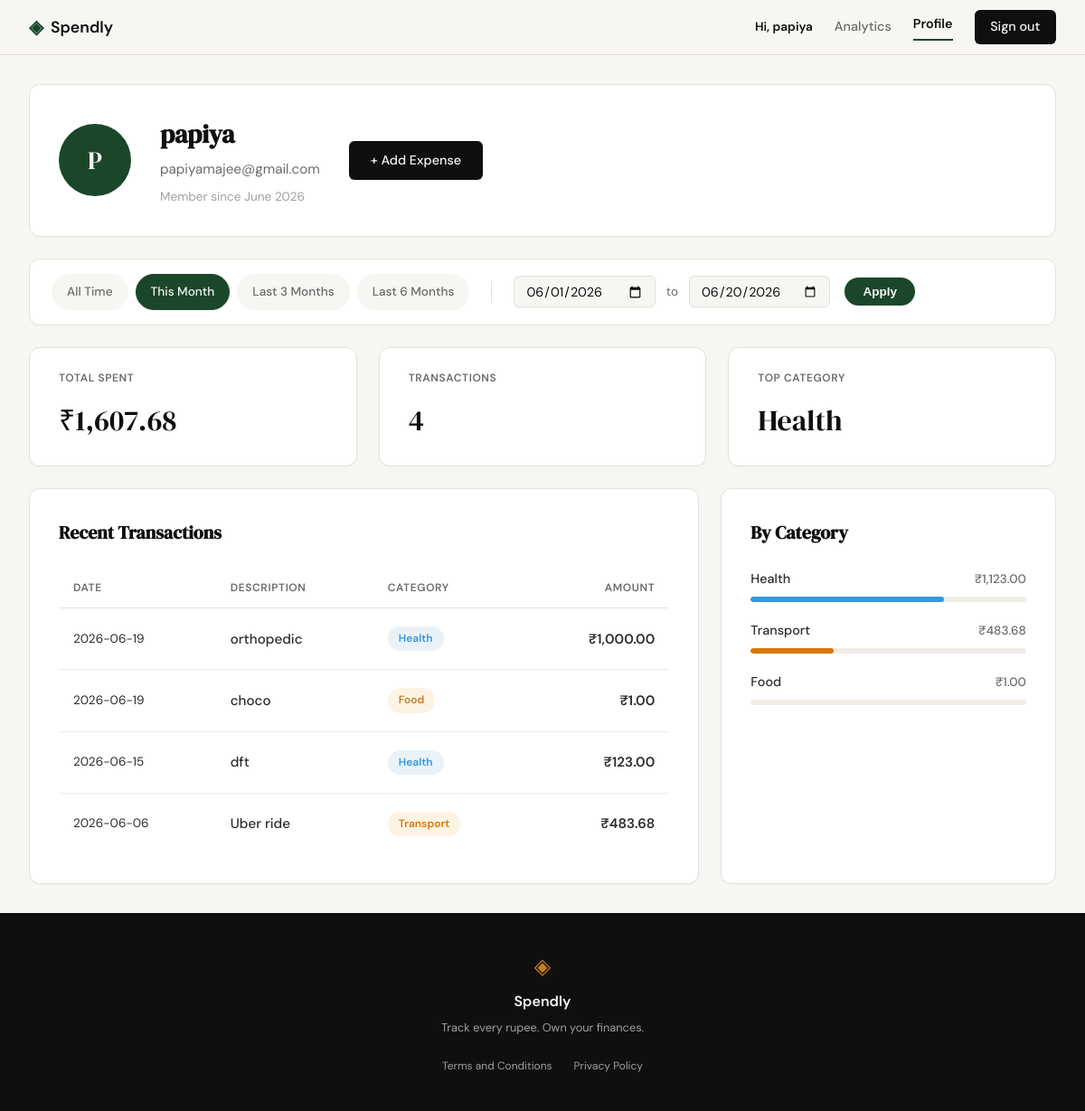
The app's page /profile?date_from=2026-06-01&date_to=2026-06-20 (signed in) with its own data.
### tables this page shows
CREATE TABLE users (
            id INTEGER PRIMARY KEY AUTOINCREMENT,
            name TEXT NOT NULL,
            email TEXT UNIQUE NOT NULL,
            password_hash TEXT NOT NULL,
            created_at TEXT DEFAULT CURRENT_TIMESTAMP
        );

CREATE TABLE expenses (
            id INTEGER PRIMARY KEY AUTOINCREMENT,
            user_id INTEGER NOT NULL,
            amount REAL NOT NULL,
            category TEXT NOT NULL,
            date TEXT NOT NULL,
            description TEXT,
            created_at TEXT DEFAULT CURRENT_TIMESTAMP,
            FOREIGN KEY (user_id) REFERENCES users(id)
        );

### app.py (the view)
@app.route("/profile")
def profile():
    if not session.get("user_id"):
        flash("Please log in to view your profile.", "error")
        return redirect(url_for("login"))
    user_id = session["user_id"]
    user_record = get_user_by_id(user_id)
    date_from_raw = request.args.get("date_from")
    date_to_raw = request.args.get("date_to")
    date_from = None
    date_to = None
    if date_from_raw and date_to_raw:
        try:
            start_date = datetime.strptime(date_from_raw, "%Y-%m-%d").date()
            end_date = datetime.strptime(date_to_raw, "%Y-%m-%d").date()
            if start_date > end_date:
                flash("Start date must be before end date.", "error")
            else:
                date_from = date_from_raw
                date_to = date_to_raw
        except ValueError:
            pass
    today = date.today()
    presets = {
        "this_month": {
            "from": today.replace(day=1).isoformat(),
            "to": today.isoformat()
        },
        "last_3_months": {
            "from": (today - timedelta(days=90)).isoformat(),
            "to": today.isoformat()
        },
        "last_6_months": {
            "from": (today - timedelta(days=180)).isoformat(),
            "to": today.isoformat()
        }
    }
    user_data = {
        "name": user_record["name"],
        "email": user_record["email"],
        "initials": "U"
    }
    try:
        dt_member = datetime.strptime(user_record["created_at"], "%Y-%m-%d %H:%M:%S")
        user_data["member_since"] = dt_member.strftime("%B %Y")
    except (ValueError, TypeError):
        user_data["member_since"] = "Unknown"
    names = user_data["name"].split()
    if len(names) >= 2:
        user_data["initials"] = (names[0][0] + names[-1][0]).upper()
    elif names:
        user_data["initials"] = names[0][0].upper()
    raw_stats = get_user_stats(user_id, date_from, date_to)
    stats = {
        "total_spent": f"₹{raw_stats['total_spent']:,.2f}",
        "count": raw_stats['count'],
        "top_category": raw_stats['top_category'] or "None"
    }
    raw_expenses = get_user_expenses(user_id, date_from, date_to)
    transactions = []
    for exp in raw_expenses:
        transactions.append({
            "date": exp["date"],
            "desc": exp["description"],
            "category": exp["category"],
            "amount": f"₹{exp['amount']:,.2f}"
        })
    categories = get_category_breakdown(user_id, date_from, date_to)
    for cat in categories:
        cat["amount"] = f"₹{cat['amount']:,.2f}"
    return render_template("profile.html",
                           user=user_data,
                           stats=stats,
                           transactions=transactions,
                           categories=categories,
                           date_from=date_from,
                           date_to=date_to,
                           presets=presets)

### database/db.py (called while the page is built)
def get_db():
    conn = sqlite3.connect(DB_NAME)
    conn.row_factory = sqlite3.Row
    conn.execute("PRAGMA foreign_keys = ON;")
    return conn

def get_user_by_id(user_id):
    conn = get_db()
    cursor = conn.cursor()
    try:
        cursor.execute('SELECT * FROM users WHERE id = ?', (user_id,))
        return cursor.fetchone()
    finally:
        conn.close()

def get_user_expenses(user_id, date_from=None, date_to=None):
    conn = get_db()
    cursor = conn.cursor()
    try:
        query = 'SELECT * FROM expenses WHERE user_id = ?'
        params = [user_id]
        if date_from and date_to:
            query += ' AND date BETWEEN ? AND ?'
            params.extend([date_from, date_to])
        query += ' ORDER BY date DESC'
        cursor.execute(query, params)
        return cursor.fetchall()
    finally:
        conn.close()

def get_user_stats(user_id, date_from=None, date_to=None):
    conn = get_db()
    cursor = conn.cursor()
    try:
        date_filter = ""
        params_sub = [user_id]
        params_main = [user_id]
        if date_from and date_to:
            date_filter = " AND date BETWEEN ? AND ?"
            params_sub.extend([date_from, date_to])
            params_main.extend([date_from, date_to])
        query = f'''
            SELECT
                COALESCE(SUM(amount), 0) as total_spent,
                COUNT(id) as count,
                (SELECT category FROM expenses WHERE user_id = ? {date_filter} GROUP BY category ORDER BY SUM(amount) DESC LIMIT 1) as top_category
            FROM expenses
            WHERE user_id = ? {date_filter}
        '''
        cursor.execute(query, params_sub + params_main)
        return cursor.fetchone()
    finally:
        conn.close()

### templates/profile.html (shortened to what this page needs)
{% extends "base.html" %}
{% block head %}
    <link rel="stylesheet" href="{{ url_for('static', filename='css/profile.css') }}">
{% endblock %}
{% block content %}
<div class="profile-container">
    <div class="profile-header-card">
        <div class="profile-avatar">
            {{ user.initials }}
        </div>
        <div class="profile-details">
            <h1 class="profile-name">{{ user.name }}</h1>
            <p class="profile-email">{{ user.email }}</p>
            <p class="profile-meta">Member since {{ user.member_since }}</p>
        </div>
        <a href="{{ url_for('add_expense') }}" class="btn-primary">+ Add Expense</a>
    </div>
    <div class="filter-bar">
        <div class="filter-presets">
            <a href="{{ url_for('profile') }}"
               class="preset-btn {% if not date_from %}active{% endif %}">
                All Time
            </a>
            <a href="{{ url_for('profile', date_from=presets.this_month.from, date_to=presets.this_month.to) }}"
               class="preset-btn {% if date_from == presets.this_month.from and date_to == presets.this_month.to %}active{% endif %}">
                This Month
            </a>
            <a href="{{ url_for('profile', date_from=presets.last_3_months.from, date_to=presets.last_3_months.to) }}"
               class="preset-btn {% if date_from == presets.last_3_months.from and date_to == presets.last_3_months.to %}active{% endif %}">
                Last 3 Months
            </a>
            <a href="{{ url_for('profile', date_from=presets.last_6_months.from, date_to=presets.last_6_months.to) }}"
               class="preset-btn {% if date_from == presets.last_6_months.from and date_to == presets.last_6_months.to %}active{% endif %}">
                Last 6 Months
            </a>
        </div>
        <form action="{{ url_for('profile') }}" method="GET" class="filter-custom">
            <div class="input-group-row">
                <input type="date" id="date_from" name="date_from" value="{{ date_from or '' }}" required>
                <span class="to-text">to</span>
                <input type="date" id="date_to" name="date_to" value="{{ date_to or '' }}" required>
            </div>
            <button type="submit" class="apply-btn">Apply</button>
        </form>
    </div>
    <div class="stats-row">
        <div class="stat-card">
            <div class="stat-label">TOTAL SPENT</div>
            <div class="stat-value">{{ stats.total_spent }}</div>
        </div>
        <div class="stat-card">
            <div class="stat-label">TRANSACTIONS</div>
            <div class="stat-value">{{ stats.count }}</div>
        </div>
        <div class="stat-card">
            <div class="stat-label">TOP CATEGORY</div>
            <div class="stat-value">{{ stats.top_category }}</div>
        </div>
    </div>
    <div class="profile-bottom-grid">
        <div class="history-card">
            <h2 class="section-title">Recent Transactions</h2>
            <div class="history-table-container">
                <table class="history-table">
                    <thead>
                        <tr>
                            <th>DATE</th>
                            <th>DESCRIPTION</th>
                            <th>CATEGORY</th>
                            <th class="td-amount">AMOUNT</th>
                        </tr>
                    </thead>
                    <tbody>
                        {% for tx in transactions %}
                        <tr>
                            <td class="td-date">{{ tx.date }}</td>
                            <td class="td-desc">{{ tx.desc }}</td>
                            <td>
                                <span class="badge badge-{{ tx.category|lower }}">{{ tx.category }}</span>
                            </td>
                            <td class="td-amount">{{ tx.amount }}</td>
                        </tr>
                        {% endfor %}
                    </tbody>
                </table>
            </div>
        </div>
        <div class="category-card">
            <h2 class="section-title">By Category</h2>
            <div class="category-list">
                {% for cat in categories %}
                <div class="category-item">
                    <div class="category-info">
                        <span class="category-name">{{ cat.name }}</span>
                        <span class="category-value">{{ cat.amount }}</span>
                    </div>
                    <div class="progress-bar">
                        <div class="progress-fill fill-{{ cat.class }}" style="width: {{ cat.percent }}%"></div>
                    </div>
                </div>
                {% endfor %}
            </div>
        </div>
    </div>
</div>
{% endblock %}

### templates/base.html (shortened to what this page needs)
<!DOCTYPE html>
<html lang="en">
<head>
    <link rel="stylesheet" href="{{ url_for('static', filename='css/style.css') }}">
    {% block head %}{% endblock %}
</head>
<body>
    <nav class="navbar">
        <div class="nav-inner">
            <a href="{{ url_for('landing') }}" class="nav-brand">
                <span class="brand-icon">◈</span>
                <span class="brand-name">Spendly</span>
            </a>
            <div class="nav-links">
                {% if session.get('user_id') %}
                    <span class="nav-user">Hi, {{ session.get('user_name') }}</span>
                    <a href="{{ url_for('analytics') }}" class="{% if request.endpoint == 'analytics' %}active{% endif %}">Analytics</a>
                    <a href="{{ url_for('profile') }}" class="{% if request.endpoint == 'profile' %}active{% endif %}">Profile</a>
                    <a href="{{ url_for('logout') }}" class="nav-cta">Sign out</a>
                {% else %}
                    <a href="{{ url_for('login') }}">Sign in</a>
                    <a href="{{ url_for('register') }}" class="nav-cta">Get started</a>
                {% endif %}
            </div>
        </div>
    </nav>
    <main class="main-content">
        {% block content %}{% endblock %}
    </main>
    <footer class="footer">
        <div class="footer-inner">
            <span class="brand-icon">◈</span>
            <span class="footer-name">Spendly</span>
            <p class="footer-copy">Track every rupee. Own your finances.</p>
            <div class="footer-links">
                <a href="{{ url_for('terms') }}" class="footer-link">Terms and Conditions</a>
                <a href="{{ url_for('privacy') }}" class="footer-link">Privacy Policy</a>
            </div>
        </div>
    </footer>
</body>
</html>

### static/css/style.css (style rules this page uses)
:root { --ink: #0f0f0f; --ink-soft: #2d2d2d; --ink-muted: #6b6b6b; --ink-faint: #a0a0a0; --paper: #f7f6f3; --paper-warm: #f0ede6; --paper-card: #ffffff; --accent: #1a472a; --accent-light: #e8f0eb; --accent-2: #c17f24; --accent-2-light: #fdf3e3; --danger: #c0392b; --danger-light: #fdecea; --border: #e4e1da; --border-soft: #eeebe4; --font-display: 'DM Serif Display', Georgia, serif; --font-body: 'DM Sans', system-ui, sans-serif; --max-width: 1200px; --auth-width: 440px; --radius-sm: 6px; --radius-md: 12px; --radius-lg: 20px; }
*, *::before, *::after { box-sizing: border-box; margin: 0; padding: 0; }
html { font-size: 16px; scroll-behavior: smooth; }
body { background: var(--paper); color: var(--ink); font-family: var(--font-body); font-size: 1rem; line-height: 1.6; -webkit-font-smoothing: antialiased; }
a { color: inherit; text-decoration: none; }
.navbar { position: sticky; top: 0; z-index: 100; background: var(--paper); border-bottom: 1px solid var(--border); padding: 0 2rem; }
.nav-inner { max-width: var(--max-width); margin: 0 auto; height: 60px; display: flex; align-items: center; justify-content: space-between; }
.nav-brand { display: flex; align-items: center; gap: 0.5rem; font-family: var(--font-body); font-weight: 600; font-size: 1.1rem; color: var(--ink); }
.brand-icon { color: var(--accent); font-size: 1.3rem; }
.brand-name { color: var(--ink); }
.nav-links { display: flex; align-items: center; gap: 1.5rem; font-size: 0.9rem; font-weight: 500; }
.nav-links a { color: var(--ink-muted); transition: color 0.2s; }
.nav-links a.active { color: var(--ink); font-weight: 600; border-bottom: 2px solid var(--accent); padding-bottom: 0.25rem; }
.nav-user { color: var(--ink); font-weight: 600; font-size: 0.85rem; }
.nav-cta { background: var(--ink) !important; color: var(--paper) !important; padding: 0.45rem 1.1rem; border-radius: var(--radius-sm); transition: background 0.2s !important; }
.main-content { min-height: calc(100vh - 60px - 100px); }
.btn-primary { display: inline-block; background: var(--ink); color: var(--paper); padding: 0.65rem 1.5rem; border-radius: var(--radius-sm); font-family: var(--font-body); font-size: 0.9rem; font-weight: 500; cursor: pointer; border: none; transition: background 0.2s; text-decoration: none; }
.footer { background: var(--ink); color: var(--paper); padding: 2.5rem 2rem; text-align: center; }
.footer-inner { display: flex; flex-direction: column; align-items: center; gap: 0.4rem; }
.footer .brand-icon { color: var(--accent-2); font-size: 1.5rem; }
.footer-name { font-weight: 600; font-size: 1rem; }
.footer-copy { font-size: 0.8rem; color: var(--ink-faint); }
.footer-links { margin-top: 1rem; display: flex; gap: 1.5rem; }
.footer-link { font-size: 0.75rem; color: var(--ink-faint); transition: color 0.2s; }

### records on screen
users: get "papiya", name "papiya", email "papiyamajee@gmail.com"
expenses: date "2026-06-19", desc "orthopedic", category "Health", amount "₹1,000.00"
expenses: date "2026-06-19", desc "choco", category "Food", amount "₹1.00"
expenses: date "2026-06-15", desc "dft", category "Health", amount "₹123.00"
expenses: date "2026-06-06", desc "Uber ride", category "Transport", amount "₹483.68"

### other values on screen
{{ user.initials }} "P"
{{ user.member_since }} "June 2026"
{{ stats.total_spent }} "₹1,607.68"
{{ stats.count }} "4"
{{ stats.top_category }} "Health"
{{ cat.name }} "Health" "Transport" "Food"
{{ cat.amount }} "₹1,123.00" "₹483.68" "₹1.00"
